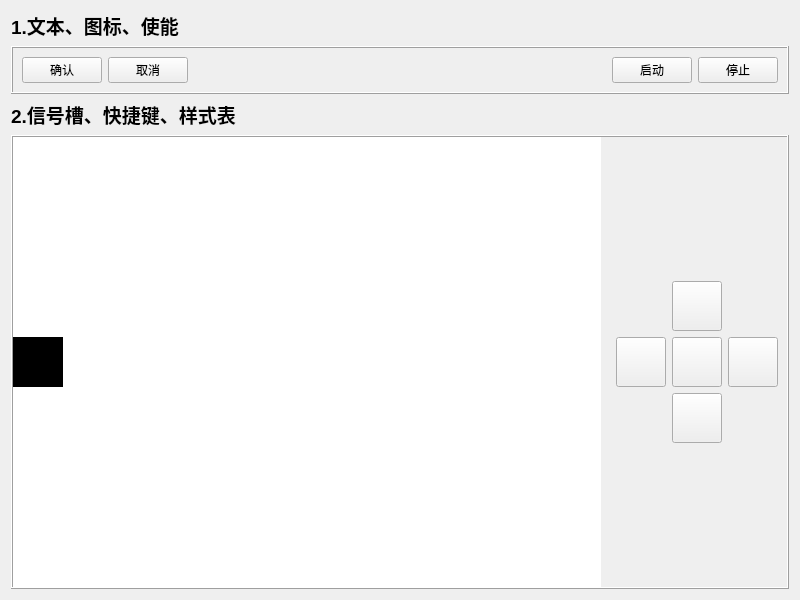
<?xml version="1.0" encoding="UTF-8"?>
<ui version="4.0">
 <class>Widget</class>
 <widget class="QWidget" name="Widget">
  <property name="geometry">
   <rect>
    <x>0</x>
    <y>0</y>
    <width>800</width>
    <height>600</height>
   </rect>
  </property>
  <property name="windowTitle">
   <string>Widget</string>
  </property>
  <layout class="QVBoxLayout" name="verticalLayout_4" stretch="0,1">
   <item>
    <layout class="QVBoxLayout" name="verticalLayout" stretch="0,0">
     <item>
      <widget class="QLabel" name="label_1">
       <property name="sizePolicy">
        <sizepolicy hsizetype="Preferred" vsizetype="Fixed">
         <horstretch>0</horstretch>
         <verstretch>0</verstretch>
        </sizepolicy>
       </property>
       <property name="text">
        <string>&lt;html&gt;&lt;head/&gt;&lt;body&gt;&lt;p&gt;&lt;span style=&quot; font-size:14pt; font-weight:700;&quot;&gt;1.文本、图标、使能&lt;/span&gt;&lt;/p&gt;&lt;/body&gt;&lt;/html&gt;</string>
       </property>
      </widget>
     </item>
     <item>
      <widget class="QFrame" name="frame">
       <property name="sizePolicy">
        <sizepolicy hsizetype="Preferred" vsizetype="Fixed">
         <horstretch>0</horstretch>
         <verstretch>0</verstretch>
        </sizepolicy>
       </property>
       <property name="frameShape">
        <enum>QFrame::Shape::Box</enum>
       </property>
       <property name="frameShadow">
        <enum>QFrame::Shadow::Raised</enum>
       </property>
       <layout class="QHBoxLayout" name="horizontalLayout">
        <item>
         <widget class="QPushButton" name="confirmpushButton">
          <property name="font">
           <font>
            <pointsize>9</pointsize>
           </font>
          </property>
          <property name="text">
           <string>确认</string>
          </property>
         </widget>
        </item>
        <item>
         <widget class="QPushButton" name="cancelpushButton">
          <property name="text">
           <string>取消</string>
          </property>
         </widget>
        </item>
        <item>
         <spacer name="horizontalSpacer">
          <property name="orientation">
           <enum>Qt::Orientation::Horizontal</enum>
          </property>
          <property name="sizeHint" stdset="0">
           <size>
            <width>40</width>
            <height>20</height>
           </size>
          </property>
         </spacer>
        </item>
        <item>
         <widget class="QPushButton" name="startpushButton">
          <property name="text">
           <string>启动</string>
          </property>
         </widget>
        </item>
        <item>
         <widget class="QPushButton" name="stoppushButton">
          <property name="text">
           <string>停止</string>
          </property>
         </widget>
        </item>
       </layout>
      </widget>
     </item>
    </layout>
   </item>
   <item>
    <layout class="QVBoxLayout" name="verticalLayout_2">
     <item>
      <widget class="QLabel" name="label_2">
       <property name="sizePolicy">
        <sizepolicy hsizetype="Preferred" vsizetype="Fixed">
         <horstretch>0</horstretch>
         <verstretch>0</verstretch>
        </sizepolicy>
       </property>
       <property name="text">
        <string>&lt;html&gt;&lt;head/&gt;&lt;body&gt;&lt;p&gt;&lt;span style=&quot; font-size:14pt; font-weight:700;&quot;&gt;2.信号槽、快捷键、样式表&lt;/span&gt;&lt;/p&gt;&lt;/body&gt;&lt;/html&gt;</string>
       </property>
      </widget>
     </item>
     <item>
      <widget class="QFrame" name="frame_2">
       <property name="frameShape">
        <enum>QFrame::Shape::Box</enum>
       </property>
       <property name="frameShadow">
        <enum>QFrame::Shadow::Raised</enum>
       </property>
       <layout class="QHBoxLayout" name="horizontalLayout_2">
        <property name="leftMargin">
         <number>0</number>
        </property>
        <property name="topMargin">
         <number>0</number>
        </property>
        <property name="rightMargin">
         <number>0</number>
        </property>
        <property name="bottomMargin">
         <number>0</number>
        </property>
        <item>
         <widget class="QWidget" name="backgroundwidget" native="true">
          <property name="styleSheet">
           <string notr="true">background-color: rgb(255, 255, 255);</string>
          </property>
          <layout class="QVBoxLayout" name="verticalLayout_3">
           <property name="leftMargin">
            <number>0</number>
           </property>
           <property name="topMargin">
            <number>0</number>
           </property>
           <property name="rightMargin">
            <number>0</number>
           </property>
           <property name="bottomMargin">
            <number>0</number>
           </property>
           <item>
            <widget class="QLabel" name="squarelabel">
             <property name="minimumSize">
              <size>
               <width>50</width>
               <height>50</height>
              </size>
             </property>
             <property name="maximumSize">
              <size>
               <width>50</width>
               <height>50</height>
              </size>
             </property>
             <property name="styleSheet">
              <string notr="true">background-color:black;</string>
             </property>
             <property name="text">
              <string/>
             </property>
            </widget>
           </item>
          </layout>
         </widget>
        </item>
        <item>
         <widget class="QWidget" name="widget" native="true">
          <property name="sizePolicy">
           <sizepolicy hsizetype="Fixed" vsizetype="Fixed">
            <horstretch>0</horstretch>
            <verstretch>0</verstretch>
           </sizepolicy>
          </property>
          <property name="minimumSize">
           <size>
            <width>0</width>
            <height>50</height>
           </size>
          </property>
          <property name="sizeIncrement">
           <size>
            <width>0</width>
            <height>0</height>
           </size>
          </property>
          <layout class="QGridLayout" name="gridLayout">
           <item row="1" column="2">
            <widget class="QPushButton" name="rightpushButton">
             <property name="minimumSize">
              <size>
               <width>50</width>
               <height>50</height>
              </size>
             </property>
             <property name="maximumSize">
              <size>
               <width>50</width>
               <height>50</height>
              </size>
             </property>
             <property name="sizeIncrement">
              <size>
               <width>0</width>
               <height>0</height>
              </size>
             </property>
             <property name="text">
              <string/>
             </property>
            </widget>
           </item>
           <item row="1" column="1">
            <widget class="QPushButton" name="resetpushButton">
             <property name="minimumSize">
              <size>
               <width>50</width>
               <height>50</height>
              </size>
             </property>
             <property name="maximumSize">
              <size>
               <width>50</width>
               <height>50</height>
              </size>
             </property>
             <property name="sizeIncrement">
              <size>
               <width>0</width>
               <height>0</height>
              </size>
             </property>
             <property name="text">
              <string/>
             </property>
            </widget>
           </item>
           <item row="0" column="1">
            <widget class="QPushButton" name="uppushButton">
             <property name="minimumSize">
              <size>
               <width>50</width>
               <height>50</height>
              </size>
             </property>
             <property name="maximumSize">
              <size>
               <width>50</width>
               <height>50</height>
              </size>
             </property>
             <property name="sizeIncrement">
              <size>
               <width>0</width>
               <height>0</height>
              </size>
             </property>
             <property name="text">
              <string/>
             </property>
            </widget>
           </item>
           <item row="1" column="0">
            <widget class="QPushButton" name="leftpushButton">
             <property name="minimumSize">
              <size>
               <width>50</width>
               <height>50</height>
              </size>
             </property>
             <property name="maximumSize">
              <size>
               <width>50</width>
               <height>50</height>
              </size>
             </property>
             <property name="sizeIncrement">
              <size>
               <width>0</width>
               <height>0</height>
              </size>
             </property>
             <property name="text">
              <string/>
             </property>
            </widget>
           </item>
           <item row="2" column="1">
            <widget class="QPushButton" name="downpushButton">
             <property name="minimumSize">
              <size>
               <width>50</width>
               <height>50</height>
              </size>
             </property>
             <property name="maximumSize">
              <size>
               <width>50</width>
               <height>50</height>
              </size>
             </property>
             <property name="sizeIncrement">
              <size>
               <width>0</width>
               <height>0</height>
              </size>
             </property>
             <property name="text">
              <string/>
             </property>
            </widget>
           </item>
          </layout>
         </widget>
        </item>
       </layout>
      </widget>
     </item>
    </layout>
   </item>
  </layout>
 </widget>
 <resources/>
 <connections/>
</ui>
